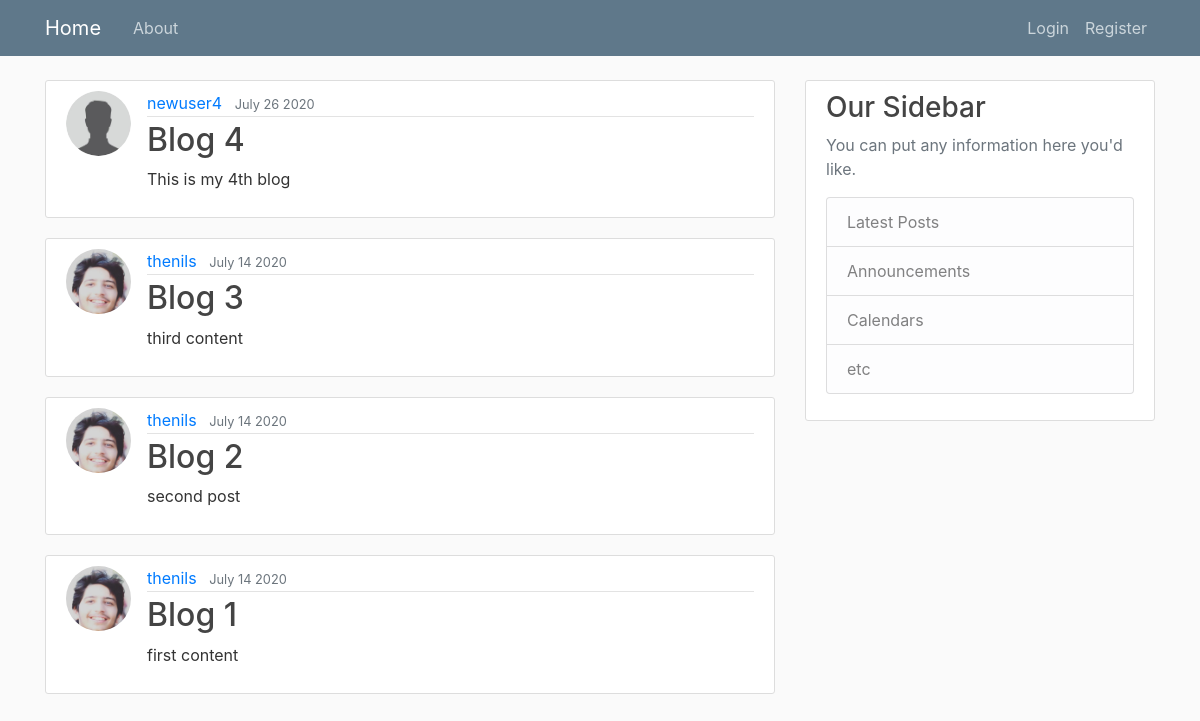
/, run on an earlier commit of the app's database.
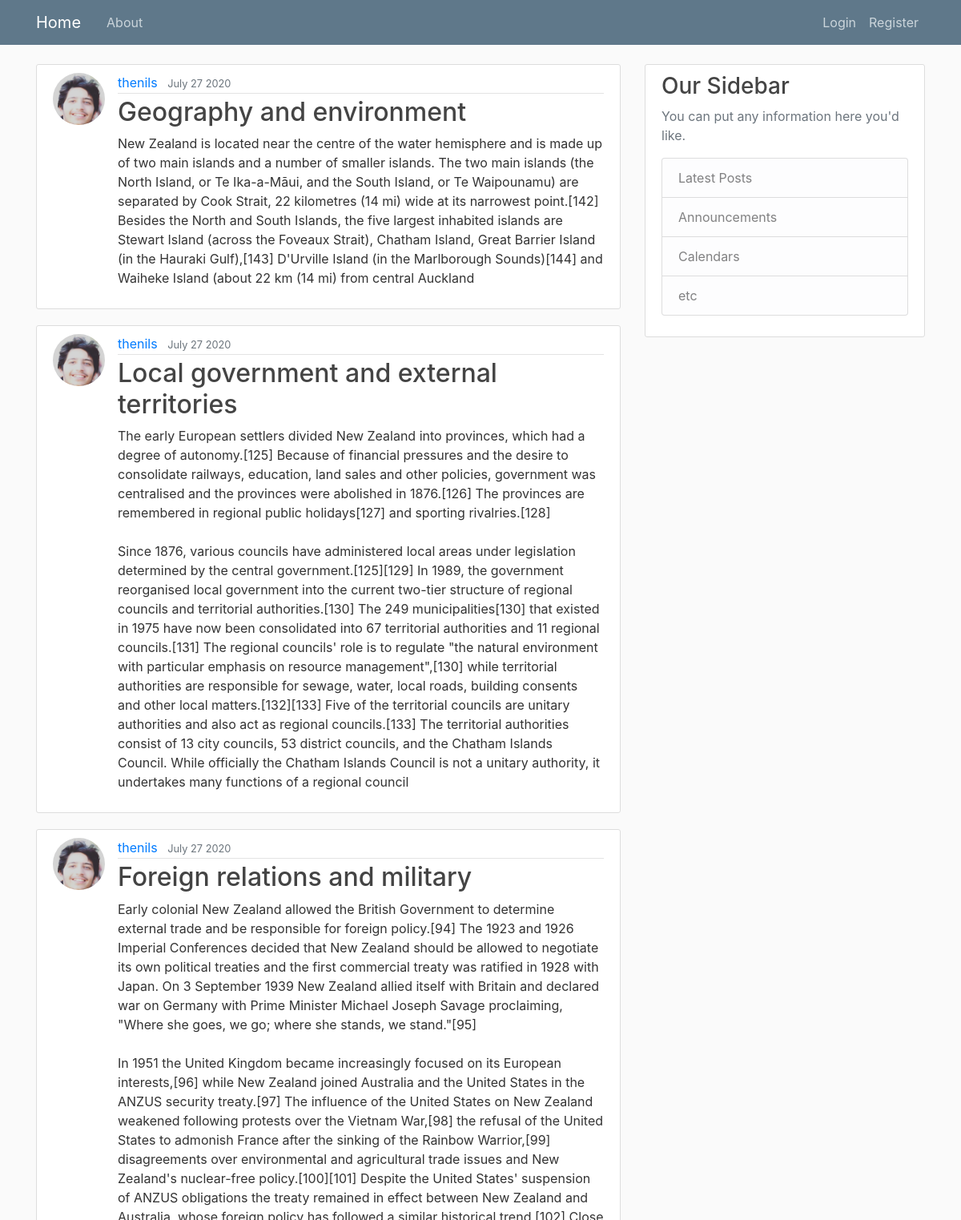
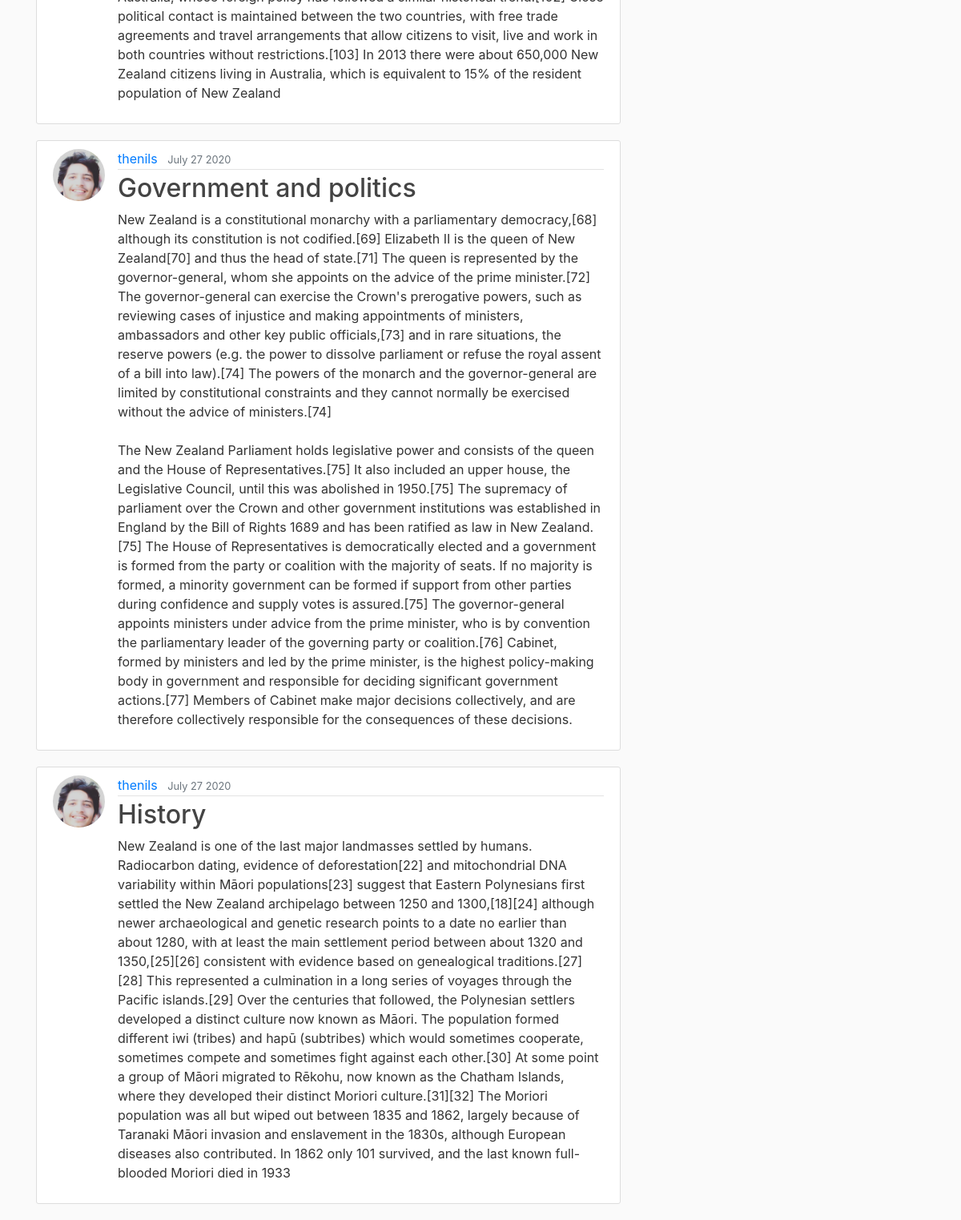
And on a later commit of the database (2 pictures, top to bottom).
### blogs/models.py (models this page shows, shortened)
class post(models.Model):
	title = models.CharField(max_length=100)
	content = models.TextField()
	date_published = models.DateTimeField(default=timezone.now)
	author = models.ForeignKey(User, on_delete=models.CASCADE)

### users/models.py (models this page shows, shortened)
class profile(models.Model):
	user = models.OneToOneField(User,on_delete=models.CASCADE)
	image = models.ImageField(default='default.jpg', upload_to='profile_pics')

### blogs/views.py (the view)
# urls.py: path('', PostListView.as_view(), name='blog-home'),
class PostListView(ListView):
	model = post
	template_name = 'blogs/home.html'
	context_object_name='posts'
	ordering = ['-date_published']
	paginate_by = 5

### blogs/templates/blogs/home.html
{% extends "blogs/base.html" %}
{% block content %}
	{% for post in posts %}
		<article class="media content-section">
		  <img class="rounded-circle article-img" src="{{ post.author.profile.image.url }}">
		  <div class="media-body">
		    <div class="article-metadata">
		      <a class="mr-2" href="#">{{ post.author }}</a>
		      <small class="text-muted">{{ post.date_published | date:"F d Y"}}</small>
		    </div>
		    <h2><a class="article-title" href="{% url 'post-detail' post.id %}">{{ post.title }}</a></h2>
		    <p class="article-content">{{ post.content }}</p>
		  </div>
		</article>
	{% endfor %}
{% endblock content%}

What changed in the data, as far as the page shows it:
no longer on this page (row unchanged): post: author.profile.image (placeholder picture), author "newuser4", date_published "July 26 2020", title "Blog 4", content "This is my 4th blog"
no longer on this page (row unchanged): post: author.profile.image (picture), author "thenils", date_published "July 14 2020", title "Blog 3", content "third content"
no longer on this page (row unchanged): post: author.profile.image (picture), author "thenils", date_published "July 14 2020", title "Blog 2", content "second post"
no longer on this page (row unchanged): post: author.profile.image (picture), author "thenils", date_published "July 14 2020", title "Blog 1", content "first content"
added post: author.profile.image (picture), author "thenils", date_published "July 27 2020", title "Geography and environment", content "New Zealand is located near the centre of the water hemisphere and is made up of two main islands and a number of smaller islands. The two main islands (the North Island, or Te Ika-a-Māui, and the South Island, or Te Waipounamu) are separated by Cook Strait, 22 kilometres (14 mi) wide at its narrowest point.[142] Besides the North and South Islands, the five largest inhabited islands are Stewart Island (across the Foveaux Strait), Chatham Island, Great Barrier Island (in the Hauraki Gulf),[143] D'Urville Island (in the Marlborough Sounds)[144] and Waiheke Island (about 22 km (14 mi) from central Auckland"
added post: author.profile.image (picture), author "thenils", date_published "July 27 2020", title "Local government and external territories", content "The early European settlers divided New Zealand into provinces, which had a degree of autonomy.[125] Because of financial pressures and the desire to consolidate railways, education, land sales and other policies, government was centralised and the provinces were abolished in 1876.[126] The provinces are remembered in regional public holidays[127] and sporting rivalries.[128] Since 1876, various councils have administered local areas under legislation determined by the central government.[125][129] In 1989, the government reorganised local government into the current two-tier structure of regional councils and territorial authorities.[130] The 249 municipalities[130] that existed in 1975…"
added post: author.profile.image (picture), author "thenils", date_published "July 27 2020", title "Foreign relations and military", content "Early colonial New Zealand allowed the British Government to determine external trade and be responsible for foreign policy.[94] The 1923 and 1926 Imperial Conferences decided that New Zealand should be allowed to negotiate its own political treaties and the first commercial treaty was ratified in 1928 with Japan. On 3 September 1939 New Zealand allied itself with Britain and declared war on Germany with Prime Minister Michael Joseph Savage proclaiming, \"Where she goes, we go; where she stands, we stand.\"[95] In 1951 the United Kingdom became increasingly focused on its European interests,[96] while New Zealand joined Australia and the United States in the ANZUS security treaty.[97] The…"
added post: author.profile.image (picture), author "thenils", date_published "July 27 2020", title "Government and politics", content "New Zealand is a constitutional monarchy with a parliamentary democracy,[68] although its constitution is not codified.[69] Elizabeth II is the queen of New Zealand[70] and thus the head of state.[71] The queen is represented by the governor-general, whom she appoints on the advice of the prime minister.[72] The governor-general can exercise the Crown's prerogative powers, such as reviewing cases of injustice and making appointments of ministers, ambassadors and other key public officials,[73] and in rare situations, the reserve powers (e.g. the power to dissolve parliament or refuse the royal assent of a bill into law).[74] The powers of the monarch and the governor-general are limited by…"
added post: author.profile.image (picture), author "thenils", date_published "July 27 2020", title "History", content "New Zealand is one of the last major landmasses settled by humans. Radiocarbon dating, evidence of deforestation[22] and mitochondrial DNA variability within Māori populations[23] suggest that Eastern Polynesians first settled the New Zealand archipelago between 1250 and 1300,[18][24] although newer archaeological and genetic research points to a date no earlier than about 1280, with at least the main settlement period between about 1320 and 1350,[25][26] consistent with evidence based on genealogical traditions.[27][28] This represented a culmination in a long series of voyages through the Pacific islands.[29] Over the centuries that followed, the Polynesian settlers developed a distinct…"
